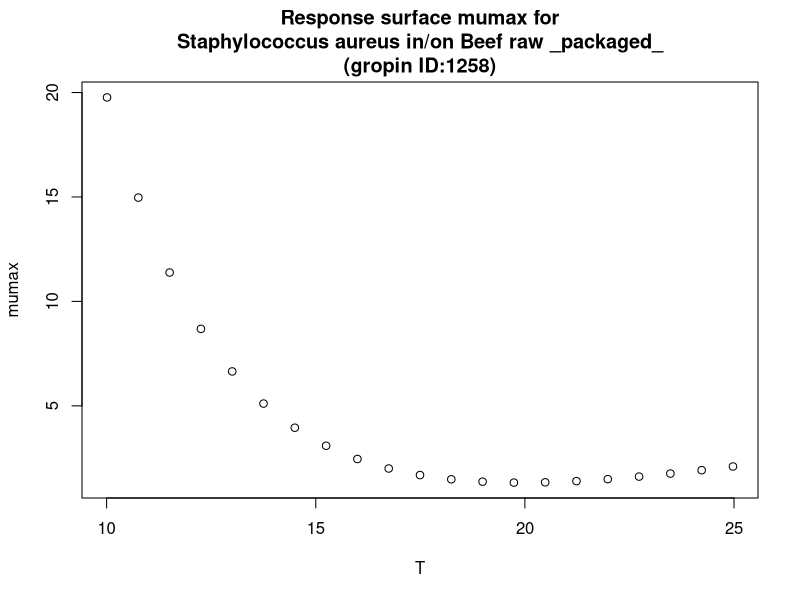

Source code (R):
#############################
# start of Parameter script
#############################
T <- seq(10.01,24.975024975025,length.out=21)
#############################
# end of Parameter script
#############################
############################# 
# start of Model script Gropin ID 1258 
#############################
 
# constant coefficients for this model
 
variables <- data.frame(T)
argumentsPar <- expand.grid(variables)
 
# heart of the model
response_surface <- function(T) {
   mumax <-20.15-749.9/T+7468/T^2

return(mumax=mumax)
} 

# output parameters
responseSurface <- cbind(argumentsPar,response_surface(argumentsPar['T']))
colnames(responseSurface) <- c(colnames(argumentsPar),'mumax')
#############################
# End of Model script
#############################
############################# 
# start of Visualisation script Gropin ID 1258 
#############################
plot(T,responseSurface$'mumax',xlab='T',
                          ylab='mumax',main='Response surface mumax for
Staphylococcus aureus in/on Beef raw _packaged_
(gropin ID:1258)')
#############################
# End of Visualisation script
#############################
